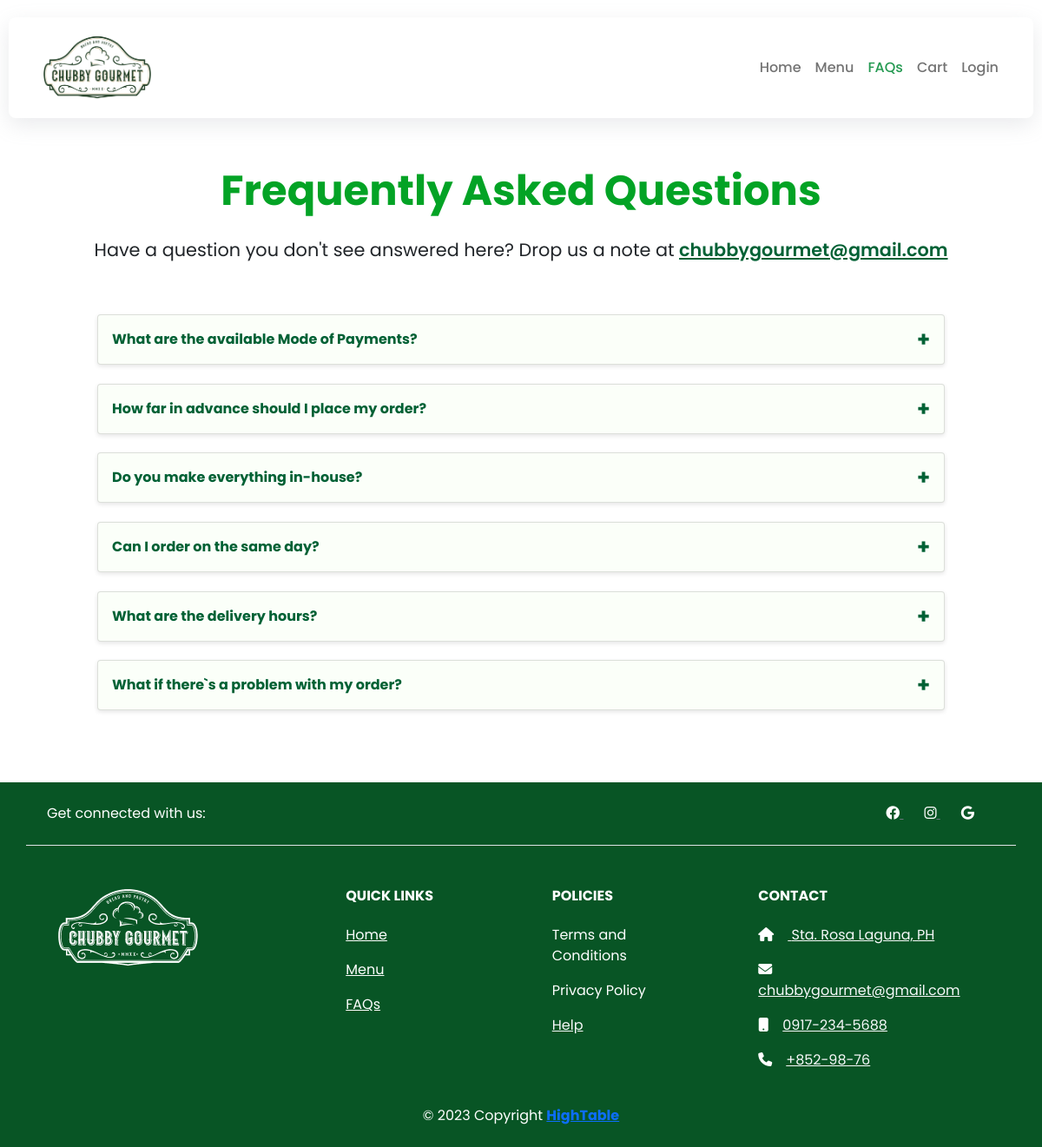
The app's page /faqs.php with its own data.
### tables this page shows
CREATE TABLE `faqs` (
  `id` int(11) NOT NULL,
  `question` text NOT NULL,
  `answer` longtext NOT NULL,
  `updated_at` timestamp NOT NULL DEFAULT current_timestamp()
);

### functions/userfunctions.php (called while the page is built, shortened)
<?php
include('config/dbcon.php');
function getAllFAQs(){
    global $con;
    $query = "SELECT question, answer FROM faqs";
    return $query_run = mysqli_query($con, $query);
}
?>

### faqs.php (the view, shortened to what this page needs)
<?php
include('functions/userfunctions.php');
include('includes/header.php');
?>
<link href="assets/css/accordion.css" rel="stylesheet">
<div class="py-5" >
    <div class="container">
        <p class="text-center title">
            Frequently Asked Questions
        </p>
        <p class="text-center desc">
            Have a question you don't see answered here? Drop us a note at <a href="mailto:chubbygourmet@gmail.com">chubbygourmet@gmail.com</a>
        </p>
        <div class="row mt-5 mb-4">
		    <?php
                $faqs = getAllFAQs();
                foreach ($faqs as $faq): ?>
                    <div class="accordion">
                        <div class="accordion-item">
                            <div class="accordion-item-header">
                                <?php echo $faq['question']; ?>
                            </div>
                        </div>
                    </div>
		    <?php endforeach;
            ?>
        </div>
    </div>
</div>
<?php include('includes/footer.php');  ?>

### assets/css/design.css (style rules this page uses)
* { font-family: 'Poppins', sans-serif; padding: 0; margin: 0; }
a { text-decoration: none; color: #0d863c; }

### assets/css/accordion.css (style rules this page uses)
.title { font-weight: bold; font-size: 3rem; color: rgb(3, 163, 37);; }
.desc { font-size: 1.3rem; font-weight: 400; }
.desc a { font-weight: 600; text-decoration: underline; color: rgb(0, 97, 53);; }
.accordion { width: 90%; max-width: 1000px; margin: -1.2rem auto; }
.accordion-item { background-color: rgb(251, 255, 249); color: rgb(0, 97, 53); margin: 30px 0; border-radius: 0.5rem; box-shadow: 0 2px 5px 0 rgba(0,0,0,0.10); }
.accordion-item-header { padding: 0.5rem 3rem 0.5rem 1rem; min-height: 3.5rem; line-height: 1.25rem; font-weight: bold; display: flex; align-items: center; position: relative; cursor: pointer; }
.accordion-item-header::after { content: "\002B"; font-size: 1.5rem; position: absolute; right: 1rem; }

### records on screen
faqs: question "What are the available Mode of Payments?"
faqs: question "How far in advance should I place my order?"
faqs: question "Do you make everything in-house?"
faqs: question "Can I order on the same day?"
faqs: question "What are the delivery hours?"
faqs: question "What if there`s a problem with my order?"
